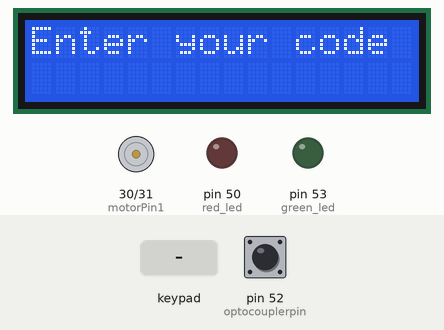
The sketch below on a simulated Arduino Mega 2560, built with avr-gcc and run on an emulated ATmega2560. On the bench: 16×2 character LCD, motor-driver pin pairs drawn as motors (green arrow = first pin HIGH = forward, orange = second pin HIGH = backward, longer = more drive), output pins drawn as LEDs (lit = HIGH). The inputs (shaded band) are chosen by the test bench; at power-on: pin 52 (optocouplerpin) LOW. What the sketch prints to the serial monitor is not drawn.

Above: at 0.1 s.
1.3 s: keypad keys 2 8 1 D pressed 0.4 s apart
At 3.1 s:
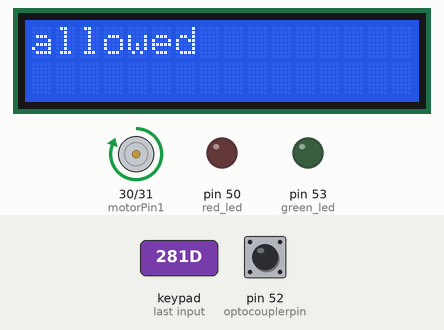
5.9 s: key 'D' pressed
8.9 s: key 'A' pressed
At 11.73 s:
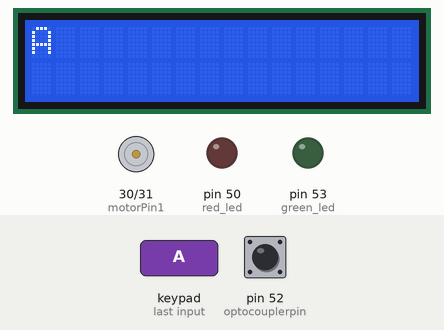
11.9 s: keypad keys 2 8 1 # pressed 0.4 s apart
At 14.6 s:
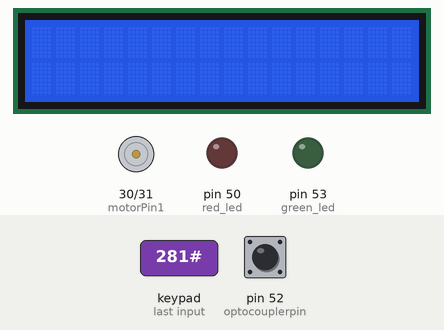
15.0 s: key 'B' pressed
At 15.7 s:
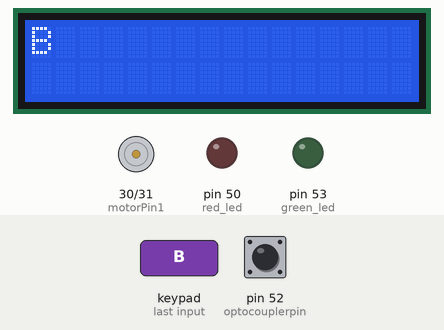
16.5 s: keypad keys 2 8 1 * pressed 0.4 s apart
At 18.8 s:
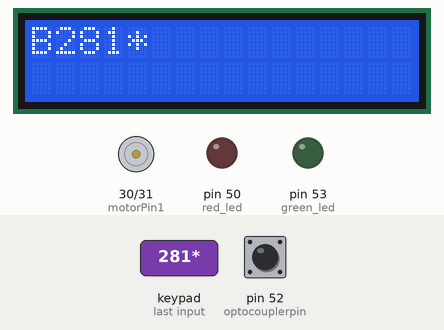
Timing chart, 0 to 20.3 s (numbered marks = the images above; inputs shaded):
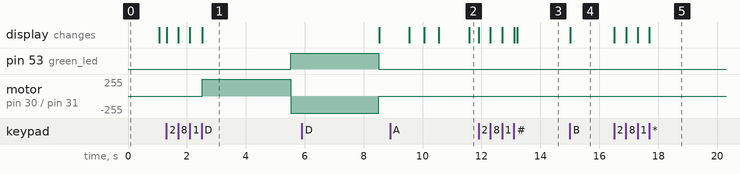

Measured:
- after the input at 1.3 s, pin 53 (green_led): LOW → HIGH after 4.2 s; motor on pin 30 (motorPin1) / pin 31 (motorPin2): stopped → forward 255/255 after 1.2 s, → backward 255/255 3.0 s later; the display: first changes at once (image 1 shows a later state)
- after the input at 8.9 s, the display: first differs from a run without the input after 2.7 s (image 2)
- after the input at 11.9 s, the display: first changes at once (image 3 shows a later state)
- after the input at 15.0 s, the display: changes at once (image 4)
- after the input at 16.5 s, the display: first changes at once (image 5 shows a later state)

The sketch:

boarding_system.ino
```cpp
//for the LCD
#include <LiquidCrystal.h>
//LCD pin to Arduino
const int pin_RS = 8;
const int pin_EN = 9;
const int pin_d4 = 4;
const int pin_d5 = 5;
const int pin_d6 = 6;
const int pin_d7 = 7;
const int pin_BL = 10;
LiquidCrystal lcd( pin_RS,  pin_EN,  pin_d4,  pin_d5,  pin_d6,  pin_d7);


//for the keypad
#include <Keypad.h>

const int ROW_NUM = 4; //four rows
const int COLUMN_NUM = 4; //three columns

char keys[ROW_NUM][COLUMN_NUM] = {
  {'1','2','3', 'A'},
  {'4','5','6', 'B'},
  {'7','8','9', 'C'},
  {'*','0','#', 'D'}
};

byte pin_rows[ROW_NUM] = {25,24,23,22}; //connect to the row pinouts of the keypad
byte pin_column[COLUMN_NUM] = {29,28,27,26}; //connect to the column pinouts of the keypad

Keypad keypad = Keypad( makeKeymap(keys), pin_rows, pin_column, ROW_NUM, COLUMN_NUM );

const String password = "281"; // change your password here
String input_password;

//this is for the red led that flags high temperature
int red_led = 50; // define LED pin
int temp_input = A7; // define temperature signal pin
int val; //define a numeric variable

//for the motor (controlling the gate)
const int motorPin1  = 30;  // Pin 14 de L293
const int motorPin2  = 31;  // Pin 10 de L293
void gateOpen();
void gateClose();
int check_completion(int flight_n);
void write_database(int num);

//for the optocoupler input
int optocouplerpin = 52; // define temperature signal pin
int green_led = 53; //define led for the optocoupler

//for timing
unsigned long start_time;
unsigned long current_time;
const unsigned long period =5*60000;

//defining the database as arrays
bool flight1[70] = {0};
bool flight2[84] = {0};
bool flight3[66] = {0};
bool flight4[89] = {0};
bool flight5[72] = {0};
bool flight6[92] = {0};
bool flight7[98] = {0};


void setup() {

   //this is the setup needed for timing the flight
   start_time = millis();
   Serial.begin(9600);


   //just for the password
   input_password.reserve(3); // maximum input characters is 4

   //this is for the LCD
   lcd.begin(16, 2);
   lcd.setCursor(0,0);

    //this is for the red led that flags high temperature
    pinMode(red_led, OUTPUT); // red LED pin as output
    pinMode(temp_input, INPUT); //photo interrupter pin as input

    //this code is for the motor (gate control)
    pinMode(motorPin1, OUTPUT);
    pinMode(motorPin2, OUTPUT);

    //for the optocoupler input
    pinMode(optocouplerpin, INPUT); //optocouplerpin pin as input
    pinMode(green_led, OUTPUT); // green LED pin as output

}

void loop() {

 //this part measures the time of the flight and exits if time is exceeded

  current_time = millis();
  int x = current_time - start_time;
  if(x>=period){
    gateClose();
    delay(2000);
    lcd.clear();
    lcd.print("flight time");
    lcd.setCursor(0,1);
    lcd.print("is over");
    Serial.print("\n");
    Serial.print("flight time is over");

    for(int i =1;i<=7;i++){
        if(check_completion(i)){
          lcd.print("flight ");
          lcd.print(i);
          lcd.print("\nboarding");
        }else{
          lcd.print("flight ");
          lcd.print(i);
          lcd.print("\nnot boarding");
        }
        exit(1);
      }
  }


    //part I: letting passengers in
    //1. call the function passenger_passing
    //2. if it returns 0 don't do anything
    //3. if it return 1 we will do some checks
    digitalWrite(green_led,LOW);
    if(passenger_passing()==1){
          //4. the checks will be calling the funciton temp_flag to know if the temperature is safe
          if(temp_flag()==1){
              //5. if temp is safe we will call the funcion that opens the gate
              gateOpen();

              //6. if it is not safe, we will not, and the red light will be on from that function (hajar made it )
              //7. while openning the gate, keep checking optocoupler using the function, and only when it returns 0
              while(optocoupler_flag()==1){
                  digitalWrite(green_led,LOW);
                  Serial.print("\n");
                  Serial.print(digitalRead(optocouplerpin));
                  delay(500);
              }
                  digitalWrite(green_led,HIGH);
                  Serial.print("\n");
                  Serial.print(digitalRead(optocouplerpin));

              //8. close the gate using the function close_gate()
              gateClose();
              //9. flag the the passenger (or staff) as cheked in
              //this step is included already in passenger passing function in case it was a correct cod
          }
          }


    //part II: letting an airplane
    //9. check if the pilot and copilot are both on the plane
    //10. check how many passengers are on board, if all are, mark completed
    //if (check_completion()==1){
        //11. print flight # is completed on LCD
      //  lcd.clear();
       // lcd.print("flight complete");
    //}

}

//these funcitons are to open and close the gate
void gateOpen(){
    digitalWrite(motorPin1, HIGH); // Al activar gira el motor A en sentido de las agujas del reloj.
    digitalWrite(motorPin2, LOW); // Al activar gira el motor A en sentido contra las agujas del reloj.
    delay(3000);
    digitalWrite(motorPin1, LOW);
    digitalWrite(motorPin2, LOW);
}

void gateClose(){
    digitalWrite(motorPin2, HIGH); // Al activar gira el motor B en sentido de las agujas del reloj.
    digitalWrite(motorPin1, LOW); // Al activar gira el motor B en sentido contra las agujas del reloj.
    delay(3000);
    digitalWrite(motorPin1, LOW);
    digitalWrite(motorPin2, LOW);
}

//funciton that makes the LCD ask the person for an input, take it, and decide if it's correct
int passenger_passing(){
  //it returns 0 when password is wrong and 1 if it's correct
  //it also gives 0 if the passenger checked in before
   lcd.print("Enter your code");
   delay(1000);
   lcd.clear();

  while(1){
      char key = keypad.getKey();
      if (key){
        Serial.println(key);
        if (key != '#' && key != 'D' ){
          lcd.write(key);
        }
        if(key == '#') {
          input_password = ""; // clear input password

          Serial.println("input is cleared");
          lcd.clear();
          lcd.print("input is cleared");
          delay(100);
          lcd.clear();
        }

        if(key == 'D') {
          //const char *c = input_password.c_str();
          if(!read_database(input_password.toInt())) {

            lcd.clear();
            Serial.println("allowed");
            lcd.setCursor(0,0);
            lcd.print("allowed");
            write_database(input_password.toInt());
            input_password = "";

            return 1;

          } else {
            lcd.clear();
            Serial.println("not allowed");
            delay(500);
            lcd.clear();
            lcd.setCursor(0,0);
            lcd.print("not");
            lcd.setCursor(0,1);
            lcd.print("allowed");
            delay(500);
            lcd.clear();
            input_password = ""; // clear input password
            return 0;
          }
        }

          if (key != '#' && key != 'D' ){
          input_password += key; // append new character to input password string
        }
      }
}
}
int temp_flag(){
  //this funciton returns 0 as long as the temperature is safe and 1 when it is not
  double celsius = 0;
  int fahrenheit = 0;
  celsius = map(((analogRead(temp_input))), 0, 1023, 20, 70);
    //fahrenheit = ((celsius * 9) / 5 + 32);
    Serial.print("\n temp : ");
    Serial.print(celsius);

  if (celsius > 30){
    digitalWrite(red_led,HIGH);
    lcd.clear();
    lcd.print("DANGER!");
    return 0;
  }else{
    digitalWrite(red_led,LOW);
    return 1;

  }
}

int optocoupler_flag(){
 //this funciton returns 0 if there was no one at the gate and 1 if there is someone passing

  return digitalRead(optocouplerpin);
 }


int read_database(int num){
  //this function returns 1 when the person is on board or seat not available
  //this function returns 0 when seat is there and can board


  int passenger_n = (num %100);
  int flight_n = (num - passenger_n)/100;

  switch(flight_n){
    case 1:
      if (sizeof(flight1)-1< passenger_n){
                return 1;
          }else{
              int state = flight1[passenger_n];
                return state;
          }
      break;
    case 2:
      if (sizeof(flight2)-1< passenger_n){
                return 1;
          }else{
              int state = flight2[passenger_n];
                return state;
          }
      break;
    case 3:
      if (sizeof(flight3)-1< passenger_n){
                return 1;
          }else{
              int state = flight3[passenger_n];
                return state;
          }
      break;
    case 4:
      if (sizeof(flight4)-1< passenger_n){
                return 1;
          }else{
              int state = flight4[passenger_n];
                return state;
          }
      break;
    case 5:
      if (sizeof(flight5)-1< passenger_n){
                return 1;
          }else{
              int state = flight5[passenger_n];
                return state;
          }
      break;
    case 6:
      if (sizeof(flight6)-1< passenger_n){
                return 1;
          }else{
              int state = flight6[passenger_n];
                return state;
          }
      break;
    case 7:
      if (sizeof(flight7)-1< passenger_n){
                return 1;
          }else{
              int state = flight7[passenger_n];
                return state;
          }
      break;
    default:
      return 1;
  }
}


//this is the function that will access the database and flag the passenger who entered
void write_database(int num){
  int passenger_n = (num %100);
  int flight_n = (num - passenger_n)/100;

    Serial.print("\nI am in write data base\n");
    Serial.print("\n num : ");
    Serial.print(num);
    Serial.print("\n passenger : ");
    Serial.print(passenger_n);
      if (flight_n == 1){
          flight1[passenger_n]= 1;
      }else if(flight_n == 2){
          flight2[passenger_n]= 1;
      }else if(flight_n == 3){
          flight3[passenger_n]= 1;
      }else if(flight_n == 4){
          flight4[passenger_n]= 1;
      }else if(flight_n == 5){
          flight5[passenger_n]= 1;
      }else if(flight_n == 6){
          flight6[passenger_n]= 1;
      }else if(flight_n == 7){
          flight7[passenger_n]= 1;
      }
}

//9. check if the pilot and copilot are both on the plane
//10. check how many passengers are on board, if all are, mark complete
//11. print flight # is completed


//this is a funciton that checks if the flight is complete and ready to take off
int check_completion(int flight_n){
  //check if the pilot and copilot is there
  // if they are there return 1 and if not return 0

  int pilot = 100*flight_n;
  int copilot = pilot+1;
  int x = read_database(pilot);
  int y = read_database(copilot);
  if (x&&y){
      return 1;
  }else{
      return 0;
  }
}
```
